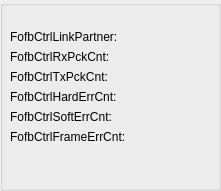
      <widget class="QGroupBox" name="groupBox_24">
       <property name="geometry">
        <rect>
         <x>360</x>
         <y>380</y>
         <width>221</width>
         <height>191</height>
        </rect>
       </property>
       <property name="title">
        <string/>
       </property>
       <widget class="QWidget" name="formLayoutWidget_11">
        <property name="geometry">
         <rect>
          <x>10</x>
          <y>30</y>
          <width>266</width>
          <height>161</height>
         </rect>
        </property>
        <layout class="QFormLayout" name="formLayout_11">
         <item row="0" column="0">
          <widget class="QLabel" name="label_167">
           <property name="text">
            <string>FofbCtrlLinkPartner:</string>
           </property>
          </widget>
         </item>
         <item row="0" column="1">
          <widget class="PyDMLabel" name="PyDMLabel_208">
           <property name="palette">
            <palette>
             <active>
              <colorrole role="Text">
               <brush brushstyle="SolidPattern">
                <color alpha="255">
                 <red>0</red>
                 <green>0</green>
                 <blue>0</blue>
                </color>
               </brush>
              </colorrole>
              <colorrole role="PlaceholderText">
               <brush brushstyle="SolidPattern">
                <color alpha="128">
                 <red>78</red>
                 <green>154</green>
                 <blue>6</blue>
                </color>
               </brush>
              </colorrole>
             </active>
             <inactive>
              <colorrole role="Text">
               <brush brushstyle="SolidPattern">
                <color alpha="255">
                 <red>0</red>
                 <green>0</green>
                 <blue>0</blue>
                </color>
               </brush>
              </colorrole>
              <colorrole role="PlaceholderText">
               <brush brushstyle="SolidPattern">
                <color alpha="128">
                 <red>78</red>
                 <green>154</green>
                 <blue>6</blue>
                </color>
               </brush>
              </colorrole>
             </inactive>
             <disabled>
              <colorrole role="Text">
               <brush brushstyle="SolidPattern">
                <color alpha="255">
                 <red>190</red>
                 <green>190</green>
                 <blue>190</blue>
                </color>
               </brush>
              </colorrole>
              <colorrole role="PlaceholderText">
               <brush brushstyle="SolidPattern">
                <color alpha="128">
                 <red>0</red>
                 <green>0</green>
                 <blue>0</blue>
                </color>
               </brush>
              </colorrole>
             </disabled>
            </palette>
           </property>
           <property name="toolTip">
            <string/>
           </property>
           <property name="alarmSensitiveContent" stdset="0">
            <bool>false</bool>
           </property>
           <property name="channel" stdset="0">
            <string>XX-22SL19:DI-FOFBCtrl:FofbCtrlLinkPartnerCH2-RB</string>
           </property>
          </widget>
         </item>
         <item row="1" column="0">
          <widget class="QLabel" name="label_204">
           <property name="text">
            <string>FofbCtrlRxPckCnt:</string>
           </property>
          </widget>
         </item>
         <item row="1" column="1">
          <widget class="PyDMLabel" name="PyDMLabel_209">
           <property name="palette">
            <palette>
             <active>
              <colorrole role="Text">
               <brush brushstyle="SolidPattern">
                <color alpha="255">
                 <red>0</red>
                 <green>0</green>
                 <blue>0</blue>
                </color>
               </brush>
              </colorrole>
              <colorrole role="PlaceholderText">
               <brush brushstyle="SolidPattern">
                <color alpha="128">
                 <red>78</red>
                 <green>154</green>
                 <blue>6</blue>
                </color>
               </brush>
              </colorrole>
             </active>
             <inactive>
              <colorrole role="Text">
               <brush brushstyle="SolidPattern">
                <color alpha="255">
                 <red>0</red>
                 <green>0</green>
                 <blue>0</blue>
                </color>
               </brush>
              </colorrole>
              <colorrole role="PlaceholderText">
               <brush brushstyle="SolidPattern">
                <color alpha="128">
                 <red>78</red>
                 <green>154</green>
                 <blue>6</blue>
                </color>
               </brush>
              </colorrole>
             </inactive>
             <disabled>
              <colorrole role="Text">
               <brush brushstyle="SolidPattern">
                <color alpha="255">
                 <red>190</red>
                 <green>190</green>
                 <blue>190</blue>
                </color>
               </brush>
              </colorrole>
              <colorrole role="PlaceholderText">
               <brush brushstyle="SolidPattern">
                <color alpha="128">
                 <red>0</red>
                 <green>0</green>
                 <blue>0</blue>
                </color>
               </brush>
              </colorrole>
             </disabled>
            </palette>
           </property>
           <property name="toolTip">
            <string/>
           </property>
           <property name="alarmSensitiveContent" stdset="0">
            <bool>false</bool>
           </property>
           <property name="channel" stdset="0">
            <string>XX-22SL19:DI-FOFBCtrl:FofbCtrlRxPckCntCH2-RB</string>
           </property>
          </widget>
         </item>
         <item row="2" column="0">
          <widget class="QLabel" name="label_205">
           <property name="text">
            <string>FofbCtrlTxPckCnt:</string>
           </property>
          </widget>
         </item>
         <item row="2" column="1">
          <widget class="PyDMLabel" name="PyDMLabel_210">
           <property name="toolTip">
            <string/>
           </property>
           <property name="channel" stdset="0">
            <string>XX-22SL19:DI-FOFBCtrl:FofbCtrlHardErrCntCH2-RB</string>
           </property>
          </widget>
         </item>
         <item row="3" column="0">
          <widget class="QLabel" name="label_208">
           <property name="text">
            <string>FofbCtrlHardErrCnt:</string>
           </property>
          </widget>
         </item>
         <item row="3" column="1">
          <widget class="PyDMLabel" name="PyDMLabel_211">
           <property name="palette">
            <palette>
             <active>
              <colorrole role="Text">
               <brush brushstyle="SolidPattern">
                <color alpha="255">
                 <red>0</red>
                 <green>0</green>
                 <blue>0</blue>
                </color>
               </brush>
              </colorrole>
              <colorrole role="PlaceholderText">
               <brush brushstyle="SolidPattern">
                <color alpha="128">
                 <red>78</red>
                 <green>154</green>
                 <blue>6</blue>
                </color>
               </brush>
              </colorrole>
             </active>
             <inactive>
              <colorrole role="Text">
               <brush brushstyle="SolidPattern">
                <color alpha="255">
                 <red>0</red>
                 <green>0</green>
                 <blue>0</blue>
                </color>
               </brush>
              </colorrole>
              <colorrole role="PlaceholderText">
               <brush brushstyle="SolidPattern">
                <color alpha="128">
                 <red>78</red>
                 <green>154</green>
                 <blue>6</blue>
                </color>
               </brush>
              </colorrole>
             </inactive>
             <disabled>
              <colorrole role="Text">
               <brush brushstyle="SolidPattern">
                <color alpha="255">
                 <red>190</red>
                 <green>190</green>
                 <blue>190</blue>
                </color>
               </brush>
              </colorrole>
              <colorrole role="PlaceholderText">
               <brush brushstyle="SolidPattern">
                <color alpha="128">
                 <red>0</red>
                 <green>0</green>
                 <blue>0</blue>
                </color>
               </brush>
              </colorrole>
             </disabled>
            </palette>
           </property>
           <property name="toolTip">
            <string/>
           </property>
           <property name="alarmSensitiveContent" stdset="0">
            <bool>false</bool>
           </property>
           <property name="channel" stdset="0">
            <string>XX-22SL19:DI-FOFBCtrl:FofbCtrlHardErrCntCH2-RB</string>
           </property>
          </widget>
         </item>
         <item row="4" column="0">
          <widget class="QLabel" name="label_209">
           <property name="text">
            <string>FofbCtrlSoftErrCnt:</string>
           </property>
          </widget>
         </item>
         <item row="4" column="1">
          <widget class="PyDMLabel" name="PyDMLabel_212">
           <property name="toolTip">
            <string/>
           </property>
           <property name="channel" stdset="0">
            <string>XX-22SL19:DI-FOFBCtrl:FofbCtrlSoftErrCntCH2-RB</string>
           </property>
          </widget>
         </item>
         <item row="5" column="0">
          <widget class="QLabel" name="label_211">
           <property name="text">
            <string>FofbCtrlFrameErrCnt:</string>
           </property>
          </widget>
         </item>
         <item row="5" column="1">
          <widget class="PyDMLabel" name="PyDMLabel_213">
           <property name="toolTip">
            <string/>
           </property>
           <property name="channel" stdset="0">
            <string>XX-22SL19:DI-FOFBCtrl:FofbCtrlFrameErrCntCH2-RB</string>
           </property>
          </widget>
         </item>
        </layout>
       </widget>
      </widget>
